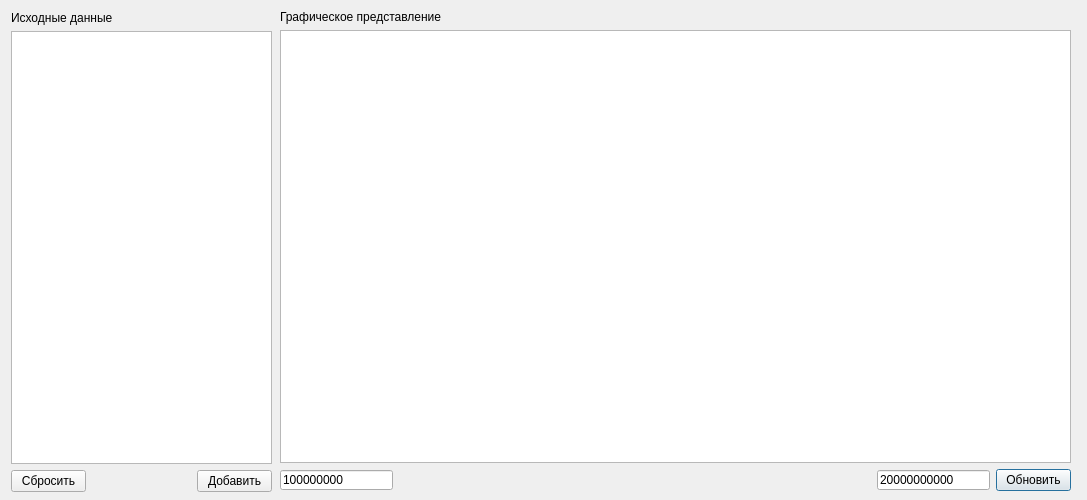
<?xml version="1.0" encoding="UTF-8"?>
<ui version="4.0">
 <class>Dialog</class>
 <widget class="QDialog" name="Dialog">
  <property name="geometry">
   <rect>
    <x>0</x>
    <y>0</y>
    <width>1087</width>
    <height>500</height>
   </rect>
  </property>
  <property name="windowTitle">
   <string>Dialog</string>
  </property>
  <widget class="QWidget" name="">
   <property name="geometry">
    <rect>
     <x>280</x>
     <y>10</y>
     <width>791</width>
     <height>481</height>
    </rect>
   </property>
   <layout class="QVBoxLayout" name="verticalLayout_4">
    <item>
     <layout class="QVBoxLayout" name="verticalLayout_3">
      <item>
       <widget class="QLabel" name="label_2">
        <property name="text">
         <string>Графическое представление</string>
        </property>
       </widget>
      </item>
      <item>
       <widget class="QGraphicsView" name="graphicsView"/>
      </item>
     </layout>
    </item>
    <item>
     <layout class="QHBoxLayout" name="horizontalLayout_2">
      <item>
       <widget class="QLineEdit" name="lineEdit">
        <property name="maximumSize">
         <size>
          <width>113</width>
          <height>20</height>
         </size>
        </property>
        <property name="text">
         <string>100000000</string>
        </property>
       </widget>
      </item>
      <item>
       <spacer name="horizontalSpacer_2">
        <property name="orientation">
         <enum>Qt::Horizontal</enum>
        </property>
        <property name="sizeHint" stdset="0">
         <size>
          <width>40</width>
          <height>20</height>
         </size>
        </property>
       </spacer>
      </item>
      <item>
       <widget class="QLineEdit" name="lineEdit_2">
        <property name="maximumSize">
         <size>
          <width>113</width>
          <height>20</height>
         </size>
        </property>
        <property name="text">
         <string>20000000000</string>
        </property>
       </widget>
      </item>
      <item>
       <widget class="QPushButton" name="pushButton_3">
        <property name="maximumSize">
         <size>
          <width>75</width>
          <height>23</height>
         </size>
        </property>
        <property name="text">
         <string>Обновить</string>
        </property>
       </widget>
      </item>
     </layout>
    </item>
   </layout>
  </widget>
  <widget class="QWidget" name="">
   <property name="geometry">
    <rect>
     <x>11</x>
     <y>11</y>
     <width>261</width>
     <height>481</height>
    </rect>
   </property>
   <layout class="QVBoxLayout" name="verticalLayout_2">
    <item>
     <layout class="QVBoxLayout" name="verticalLayout">
      <item>
       <widget class="QLabel" name="label">
        <property name="text">
         <string>Исходные данные</string>
        </property>
       </widget>
      </item>
      <item>
       <widget class="QTableWidget" name="tableWidget"/>
      </item>
     </layout>
    </item>
    <item>
     <layout class="QHBoxLayout" name="horizontalLayout">
      <item>
       <widget class="QPushButton" name="pushButton">
        <property name="maximumSize">
         <size>
          <width>75</width>
          <height>23</height>
         </size>
        </property>
        <property name="text">
         <string>Сбросить</string>
        </property>
       </widget>
      </item>
      <item>
       <spacer name="horizontalSpacer">
        <property name="orientation">
         <enum>Qt::Horizontal</enum>
        </property>
        <property name="sizeHint" stdset="0">
         <size>
          <width>40</width>
          <height>20</height>
         </size>
        </property>
       </spacer>
      </item>
      <item>
       <widget class="QPushButton" name="pushButton_2">
        <property name="maximumSize">
         <size>
          <width>75</width>
          <height>23</height>
         </size>
        </property>
        <property name="text">
         <string>Добавить</string>
        </property>
       </widget>
      </item>
     </layout>
    </item>
   </layout>
  </widget>
 </widget>
 <resources/>
 <connections/>
</ui>
